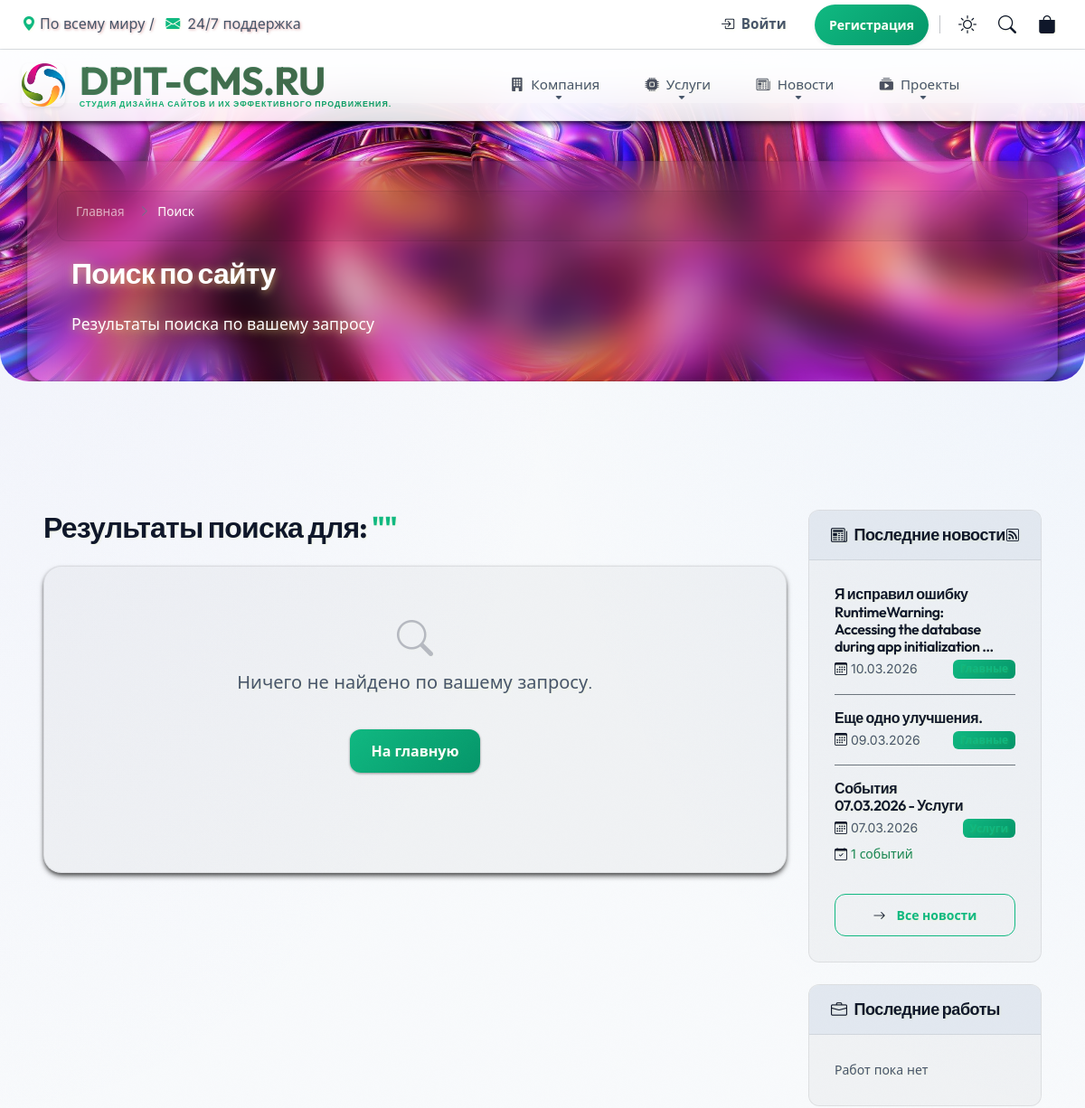
/search/ (upper part), run on an earlier commit of the app's database.
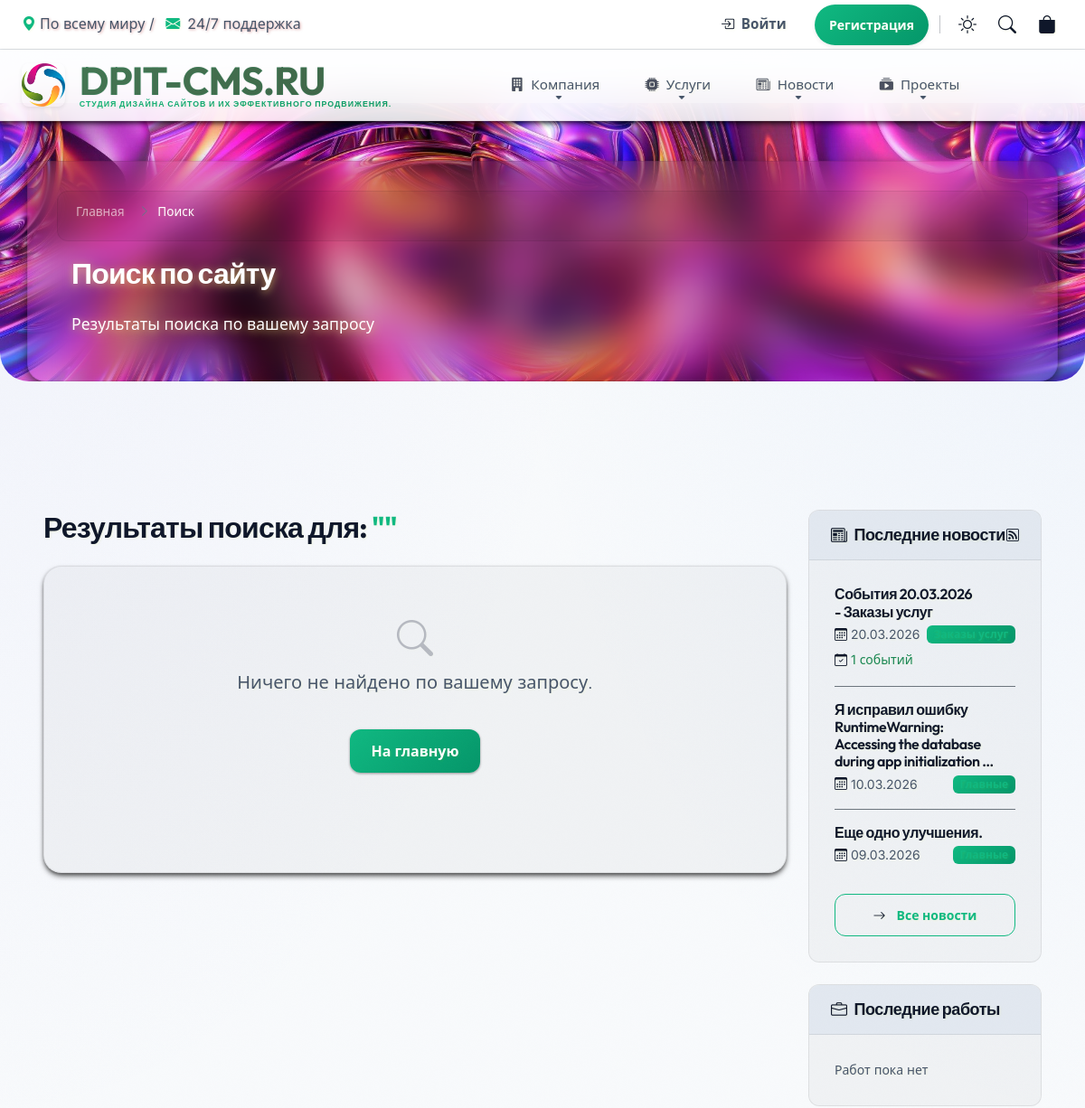
And on a later commit of the database.
### news/models.py (models this page shows, shortened)
class News(ActiveModel, SEOModel, TimestampModel):
    title = models.CharField(max_length=200, verbose_name="Заголовок")
    slug = models.SlugField(unique=True, verbose_name="URL")
    category = models.ForeignKey(
        NewsCategory, on_delete=models.CASCADE, verbose_name="Категория"
    )
    news_date = models.DateField(
        default=timezone.now,
        verbose_name="Дата новости",
        help_text="Дата, к которой относятся события (год, месяц, день)"
    )
    image = models.ImageField(
        upload_to=RenameUploadTo("news/images/"),
        verbose_name="Изображение",
        blank=True,
        null=True
    )
    content = HTMLField(verbose_name="Контент", default="<p>Контент сайта</p>")
    views = models.IntegerField(default=0, verbose_name="Просмотры")
    class Meta:
        verbose_name = "Новость"
        verbose_name_plural = "Новости"
        ordering = ["-news_date", "-created_at"]
        unique_together = [['category', 'news_date']]

class NewsCategory(ActiveModel, SEOModel, HeaderModel):
    name = models.CharField(max_length=100, verbose_name="Название")
    slug = models.SlugField(unique=True, verbose_name="URL")
    logo = models.ImageField(upload_to=RenameUploadTo("news/categories/"), verbose_name="Логотип")
    description = models.TextField(verbose_name="Описание")
    content = HTMLField(verbose_name="Описание на странице", default="<p>Описание</p>")
    order = models.IntegerField(default=0, verbose_name="Порядок")
    class Meta:
        verbose_name = "Категория новостей"
        verbose_name_plural = "Категории новостей"
        ordering = ["order", "name"]

### main/views.py (the view, shortened to what this page needs)
# urls.py: path("search/", views.global_search, name="search"),
def global_search(request):
    query = request.GET.get("q", "").strip()
    results = {
        'news': [],
        'portfolio': [],
        'services': [],
        'total_count': 0
    }
    if 'HX-Request' in request.headers:
        return render(request, "main/search_partial.html", {
            "query": query,
            "results": results
        })
    return render(request, "main/search_results.html", {
        "query": query,
        "results": results
    })

### cart/cart.py (called while the page is built, shortened)
    def __iter__(self):
        service_ids = [int(v['item_id']) for k, v in self.cart.items() if v.get('item_type') == 'service']
        portfolio_ids = [int(v['item_id']) for k, v in self.cart.items() if v.get('item_type') == 'portfolio']
        services = Service.objects.filter(id__in=service_ids)
        portfolios = Portfolio.objects.filter(id__in=portfolio_ids)
        service_dict = {s.id: s for s in services}
        portfolio_dict = {p.id: p for p in portfolios}
        import copy
        cart = copy.deepcopy(self.cart)

    def get_items(self):
        if not hasattr(self, '_items_cache'):
            self._items_cache = list(self.__iter__())
        return self._items_cache

    def __len__(self):
        return sum(item['quantity'] for item in self.get_items())

### cart/context_processors.py (called while the page is built)
def cart(request):
    return {'cart': Cart(request)}

### mysite/context_processors.py (called while the page is built)
def season_theme(request):
    month = datetime.datetime.now().month
    if month in (12, 1, 2):
        season = "winter"
    elif month in (3, 4, 5):
        season = "spring"
    elif month in (6, 7, 8):
        season = "summer"
    else:
        season = "autumn"
    return {"current_season": season}

### templates/main/search_results.html (shortened to what this page needs)
{% extends 'base.html' %}
{% load static %}
{% block content %}
<div class="row">
    <div class="col-12">
        <h2 class="mb-4">Результаты поиска для: <span class="text-primary">"{{ query }}"</span></h2>
        {% if results.total_count == 0 %}
            <div class="glass-card p-5 text-center">
                <i class="bi bi-search fs-1 mb-3 opacity-25"></i>
                <p class="lead">Ничего не найдено по вашему запросу.</p>
                <a href="{% url 'main:home' %}" class="btn btn-primary mt-3">На главную</a>
            </div>
        {% endif %}
    </div>
</div>
{% endblock %}

### templates/includes/sidebar/block_news.html
<div class="sidebar-card mb-4">
    <div class="sidebar-header d-flex justify-content-between align-items-center">
        <h5 class="mb-0 text-white"><i class="bi bi-newspaper me-2"></i>Последние новости</h5>
        <a href="{% url 'news:feed' %}" class="text-muted small" title="RSS лента">
            <i class="bi bi-rss"></i>
        </a>
    </div>
    <div class="card-body">
        {% for latest in latest_news %}
        <div class="mb-3 pb-3 {% if not forloop.last %}border-bottom border-secondary{% endif %}">
            <h6 class="fw-semibold mb-1">
                <a href="{% url 'news:detail' latest.slug %}" class="text-white text-decoration-none hover-primary">
                    {{ latest.title|truncatewords:10 }}
                </a>
            </h6>
            <div class="d-flex justify-content-between align-items-center">
                <small class="text-muted">
                    <i class="bi bi-calendar3 me-1"></i>{{ latest.news_date|date:"d.m.Y" }}
                </small>
                <span class="badge bg-primary bg-opacity-20 text-primary small">
                    {{ latest.category.name }}
                </span>
            </div>
            {% if latest.events.count > 0 %}
            <div class="mt-1">
                <small class="text-success">
                    <i class="bi bi-calendar-check me-1"></i>{{ latest.events.count }} событий
                </small>
            </div>
            {% endif %}
        </div>
        {% empty %}
        <p class="text-muted mb-0 small">Новости пока не опубликованы</p>
        {% endfor %}
        {% if latest_news %}
        <div class="text-center mt-2">
            <a href="{% url 'news:list' %}" class="btn btn-sm btn-outline-primary w-100">
                <i class="bi bi-arrow-right me-1"></i>Все новости
            </a>
        </div>
        {% endif %}
    </div>
</div>

What changed in the data, as far as the page shows it:
no longer on this page (row unchanged): News: title "События 07.03.2026 - Услуги", news_date "07.03.2026", category.name "Услуги", events.count "1"
added News: title "События 20.03.2026 - Заказы услуг", news_date "20.03.2026", category.name "Заказы услуг", events.count "1"
